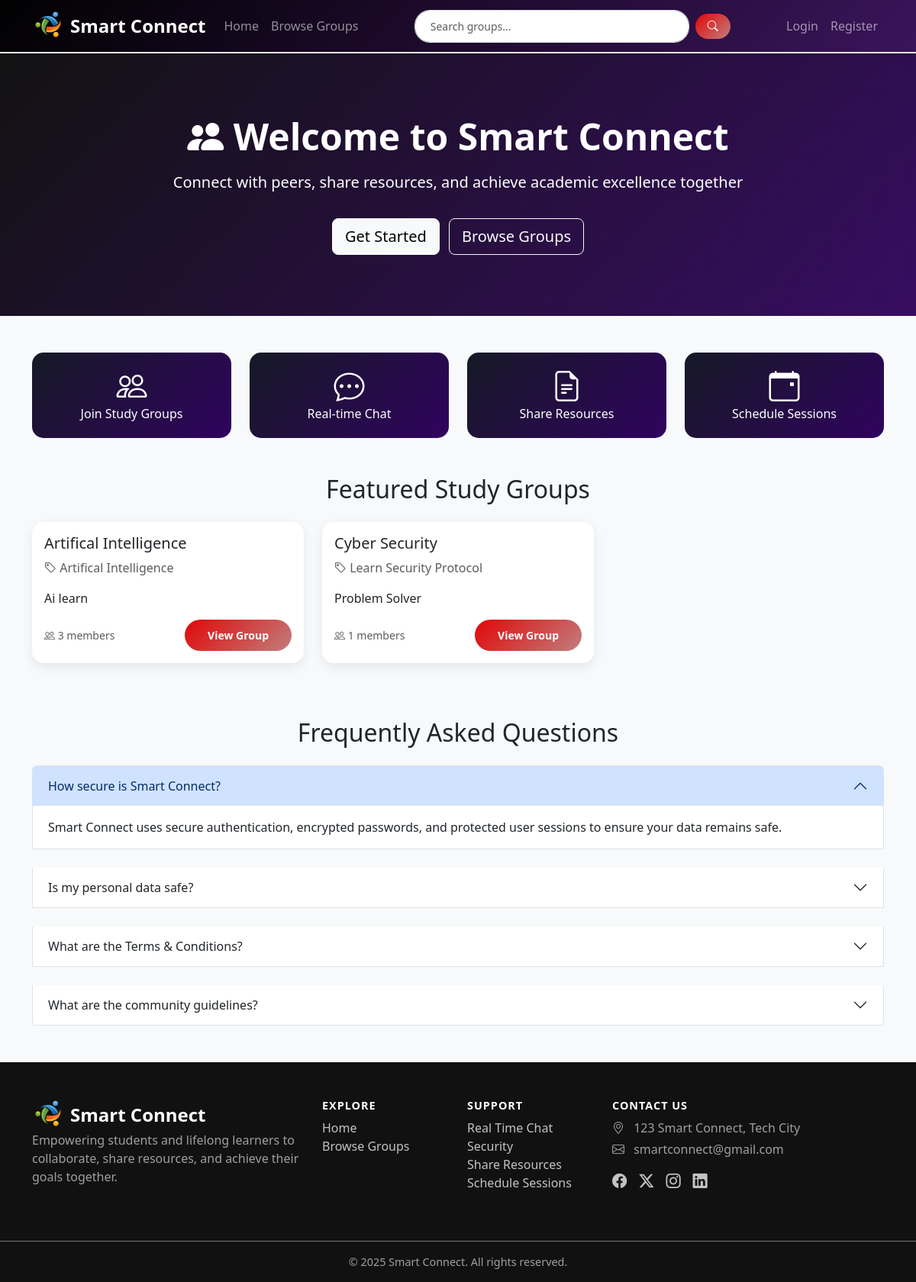
The page / on the database its author committed.
### groups/models.py (models this page shows, shortened)
class StudyGroup(models.Model):
    name = models.CharField(max_length=200)
    subject = models.CharField(max_length=100)
    description = models.TextField()
    created_by = models.ForeignKey(User, on_delete=models.CASCADE, related_name='created_groups')
    members = models.ManyToManyField(User, related_name='joined_groups', blank=True)
    created_at = models.DateTimeField(auto_now_add=True)
    max_members = models.IntegerField(default=50)
    is_private = models.BooleanField(default=False)
    class Meta:
        ordering = ['-created_at']

### groups/views.py (the view)
# urls.py: path('', views.home, name='home'),
def home(request):
    featured_groups = StudyGroup.objects.filter(is_private=False).annotate(
        member_count=Count('members')
    )[:6]
    return render(request, 'groups/home.html', {'featured_groups': featured_groups})

### groups/templates/groups/home.html (shortened to what this page needs)
{% extends 'base.html' %}
{% block content %}
<div class="hero-section">
    <div class="container text-center">
        <h1><i class="bi bi-people-fill"></i> Welcome to Smart Connect</h1>
        <p>Connect with peers, share resources, and achieve academic excellence together</p>
        {% if not user.is_authenticated %}
            <a href="{% url 'login' %}" class="btn btn-light btn-lg me-2">Get Started</a>
        {% endif %}
        <a href="{% url 'browse_groups' %}" class="btn btn-outline-light btn-lg">Browse Groups</a>
    </div>
</div>
<div class="container my-5">
    <div class="row mb-5 text-center">
        <div class="col-md-3">
            <div class="stats-box">
                <h3><i class="bi bi-people"></i></h3>
                <p class="mb-0">Join Study Groups</p>
            </div>
        </div>
        <div class="col-md-3">
            <div class="stats-box">
                <h3><i class="bi bi-chat-dots"></i></h3>
                <p class="mb-0">Real-time Chat</p>
            </div>
        </div>
        <div class="col-md-3">
            <div class="stats-box">
                <h3><i class="bi bi-file-earmark-text"></i></h3>
                <p class="mb-0">Share Resources</p>
            </div>
        </div>
        <div class="col-md-3">
            <div class="stats-box">
                <h3><i class="bi bi-calendar-event"></i></h3>
                <p class="mb-0">Schedule Sessions</p>
            </div>
        </div>
    </div>
    <h2 class="text-center mb-4">Featured Study Groups</h2>
    <div class="row">
        {% for group in featured_groups %}
        <div class="col-md-4 mb-4">
            <div class="card h-100">
                <div class="card-body">
                    <h5 class="card-title">{{ group.name }}</h5>
                    <p class="text-muted">
                        <i class="bi bi-tag"></i> {{ group.subject }}
                    </p>
                    <p class="card-text">
                        {{ group.description|truncatewords:20 }}
                    </p>
                    <div class="d-flex justify-content-between align-items-center">
                        <small class="text-muted">
                            <i class="bi bi-people"></i> {{ group.member_count }} members
                        </small>
                        <a href="{% url 'group_detail' group.pk %}" class="btn btn-primary btn-sm">
                            View Group
                        </a>
                    </div>
                </div>
            </div>
        </div>
        {% empty %}
        <div class="col-12 text-center">
            <p class="text-muted">
                No groups available yet. Be the first to create one!
            </p>
        </div>
        {% endfor %}
    </div>
</div>
<div class="container my-5">
    <h2 class="text-center mb-4">Frequently Asked Questions</h2>
    <div class="accordion" id="faqAccordion">
        <div class="accordion-item">
            <h2 class="accordion-header">
                <button class="accordion-button" type="button"
                        data-bs-toggle="collapse" data-bs-target="#faqSecurity">
                     How secure is Smart Connect?
                </button>
            </h2>
            <div id="faqSecurity" class="accordion-collapse collapse show">
                <div class="accordion-body">
                    Smart Connect uses secure authentication, encrypted passwords,
                    and protected user sessions to ensure your data remains safe.
                </div>
            </div>
        </div><br>
        <div class="accordion-item">
            <h2 class="accordion-header">
                <button class="accordion-button collapsed" type="button"
                        data-bs-toggle="collapse" data-bs-target="#faqPrivacy">
                     Is my personal data safe?
                </button>
            </h2>
        </div><br>
        <div class="accordion-item">
            <h2 class="accordion-header">
                <button class="accordion-button collapsed" type="button"
                        data-bs-toggle="collapse" data-bs-target="#faqTerms">
                     What are the Terms & Conditions?
                </button>
            </h2>
        </div><br>
        <div class="accordion-item">
            <h2 class="accordion-header">
                <button class="accordion-button collapsed" type="button"
                        data-bs-toggle="collapse" data-bs-target="#faqRules">
                     What are the community guidelines?
                </button>
            </h2>
        </div>
    </div>
</div>
{% endblock %}

### groups/templates/base.html (style rules this page uses)
:root { --primary-color: #4a5fc1; --secondary-color: #6c757d; --success-color: #28a745; --info-color: #17a2b8; --warning-color: #ffc107; --danger-color: #dc3545; --dark-bg: #111; }
html { scroll-behavior: smooth; scroll-padding-top: 80px; }
body { padding-top: 70px; font-family: 'Segoe UI', Tahoma, Geneva, Verdana, sans-serif; background-color: #f8f9fa; min-height: 100vh; display: flex; flex-direction: column; }
.hero-section { background: linear-gradient(135deg, #121212 0%, #370d61 100%); color: white; padding: 80px 0; text-align: center; }
.hero-section h1 { font-size: 3rem; font-weight: 700; margin-bottom: 1rem; }
.hero-section p { font-size: 1.25rem; margin-bottom: 2rem; }
.card { border: none; border-radius: 15px; box-shadow: 0 5px 15px rgba(0,0,0,.08); transition: transform 0.3s ease, box-shadow 0.3s ease; height: 100%; }
.btn-primary { background: linear-gradient(135deg, #e10707 0%, #c17e7e 100%); border: none; border-radius: 25px; padding: 10px 30px; font-weight: 600; transition: all 0.3s ease; }
.stats-box { background: linear-gradient(135deg, #161926 0%, #30035e 100%); color: white; border-radius: 15px; padding: 20px; text-align: center; }
.stats-box h3 { font-size: 2.5rem; font-weight: 700; margin: 0; }

### rows shown on the page
StudyGroup: name "Artifical Intelligence", subject "Artifical Intelligence", description "Ai learn", member_count "3"
StudyGroup: name "Cyber Security", subject "Learn Security Protocol", description "Problem Solver", member_count "1"
